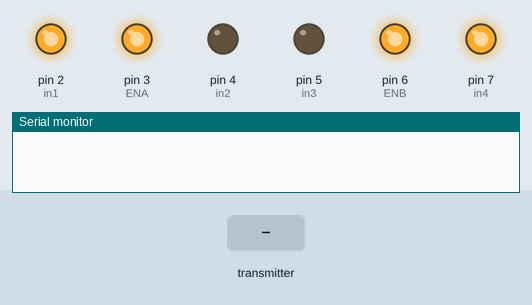
Recording of a sketch running on a simulated Arduino Uno, built with avr-gcc and run on an emulated ATmega328P. Shown: output pins drawn as LEDs (lit = HIGH), the last lines printed to the serial monitor. The inputs (shaded band) are chosen by the test bench. No radio packets arrive unless stated.

Above: at 1.2 s.
1.3 s: the transmitter starts sending data = 0
4.3 s: the transmitter starts sending data = 256
At 6.2 s:
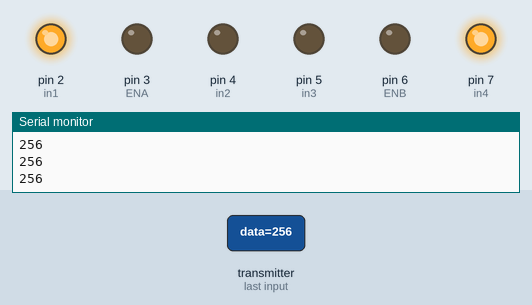
Timing chart, 0 to 7.7 s (numbered marks = the images above; inputs shaded):
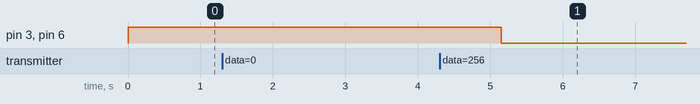

The sketch:

receiver.ino
```cpp
#include <SPI.h>
#include <nRF24L01.h>
#include <RF24.h>
RF24 radio(9, 10);
const byte address[6] = "00001";
int ENA=3;
int in1=2;
int in2=4;

int ENB=6;
int in3=5;
int in4 =7;

void setup() {
  pinMode(ENA, OUTPUT);
  pinMode(in1, OUTPUT);
  pinMode(in2, OUTPUT);
  pinMode(ENB, OUTPUT);
  pinMode(in3, OUTPUT);
  pinMode(in4, OUTPUT);

  digitalWrite(in1,HIGH);
  digitalWrite(in2,LOW);
  digitalWrite(in3,LOW);
  digitalWrite(in4,HIGH);
  //for(int i=255;i>=0;i--)
  {
  analogWrite(ENA,255);
  analogWrite(ENB,255);

  delay (40);
  }
  Serial.begin(9600);
  radio.begin();
radio.openReadingPipe(0, address);
  radio.setPALevel(RF24_PA_MIN);
radio.startListening();

}
void loop() {
  if (radio.available())              //Looking for the data.
{
int data = "";//Saving the incoming data
radio.read(&data, sizeof(data));    //Reading the data
Serial.println(data);


if(data==0){
  for(int i=255;i>=0;i--)
  {
  analogWrite(ENA,i);
  analogWrite(ENB,i);

  delay (5);
  }
}
}
}
```

Measured:
- after the input at 4.3 s, pin 3 (ENA), pin 6 (ENB): HIGH → LOW after 0.85 s
